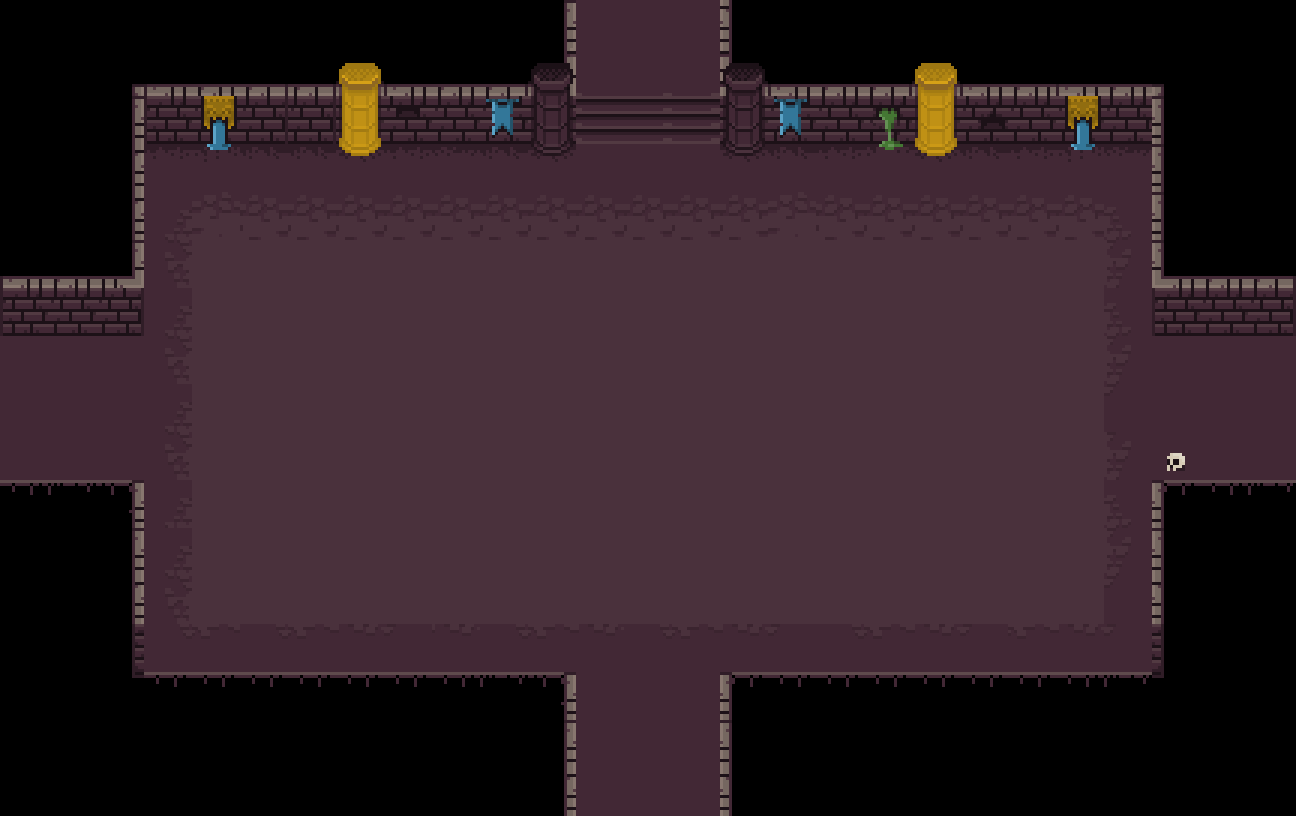

A level layout from a 2D game, rendered from its tile map. Below: a short description, then the map file with tile-grid data replaced by summaries:
An orthogonal 27x17 tile map with 48x48 px tiles, 7 tile layers (suelo, paredes, camara, salaFinal, ...).

<map version="1.0" tiledversion="1.1.4" orientation="orthogonal" renderorder="right-down" width="27" height="17" tilewidth="48" tileheight="48" infinite="0" nextobjectid="1">
 <tileset firstgid="1" name="tileModificadox3" tilewidth="48" tileheight="48" tilecount="256" columns="16">
  <image source="tileModificadox3.png" width="768" height="768" />
 </tileset>
 <layer name="suelo" width="27" height="17">
  <data>[459 cells, 267 non-empty, 24 distinct tile ids]</data>
 </layer>
 <layer name="paredes" width="27" height="17">
  <data>[459 cells, 94 non-empty, 32 distinct tile ids]</data>
 </layer>
 <layer name="camara" width="27" height="17">
  <data>[459 cells, 322 non-empty, 1 distinct tile ids]</data>
 </layer>
 <layer name="salaFinal" width="27" height="17">
  <data>[459 cells, 231 non-empty, 1 distinct tile ids]</data>
 </layer>
 <layer name="salaInicial" width="27" height="17">
  <data>[459 cells, 0 non-empty, 0 distinct tile ids]</data>
 </layer>
 <layer name="cierresPuertas" width="27" height="17">
  <data>[459 cells, 30 non-empty, 1 distinct tile ids]</data>
 </layer>
 <layer name="extra" width="27" height="17">
  <data>[459 cells, 0 non-empty, 0 distinct tile ids]</data>
 </layer>
</map>
